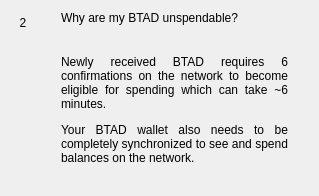
                  <widget class="QWidget" name="widgetFaq2" native="true">
                   <layout class="QHBoxLayout" name="horizontalPage2" stretch="0,1">
                    <item alignment="Qt::AlignTop">
                     <widget class="QLabel" name="labelNumber2">
                      <property name="minimumSize">
                       <size>
                        <width>24</width>
                        <height>24</height>
                       </size>
                      </property>
                      <property name="maximumSize">
                       <size>
                        <width>16777215</width>
                        <height>24</height>
                       </size>
                      </property>
                      <property name="text">
                       <string>2</string>
                      </property>
                      <property name="alignment">
                       <set>Qt::AlignCenter</set>
                      </property>
                     </widget>
                    </item>
                    <item>
                     <layout class="QVBoxLayout" name="verticalLayoutPage2">
                      <property name="spacing">
                       <number>0</number>
                      </property>
                      <property name="leftMargin">
                       <number>20</number>
                      </property>
                      <property name="rightMargin">
                       <number>20</number>
                      </property>
                      <item>
                       <widget class="QLabel" name="labelSubtitle2">
                        <property name="text">
                         <string>Why are my BTAD unspendable?</string>
                        </property>
                        <property name="wordWrap">
                         <bool>true</bool>
                        </property>
                       </widget>
                      </item>
                      <item>
                       <spacer name="verticalSpacer_20">
                        <property name="orientation">
                         <enum>Qt::Vertical</enum>
                        </property>
                        <property name="sizeType">
                         <enum>QSizePolicy::Fixed</enum>
                        </property>
                        <property name="sizeHint" stdset="0">
                         <size>
                          <width>20</width>
                          <height>30</height>
                         </size>
                        </property>
                       </spacer>
                      </item>
                      <item>
                       <widget class="QLabel" name="labelContent2">
                        <property name="text">
                         <string>
                           &lt;html&gt;&lt;head/&gt;&lt;body&gt;&lt;p align=&quot;justify&quot;&gt;
                           Newly received BTAD requires 6 confirmations on the network
                           to become eligible for spending which can take ~6 minutes.
                           &lt;/p&gt;&lt;p align=&quot;justify&quot;&gt;
                           Your BTAD wallet also needs to be completely synchronized
                           to see and spend balances on the network.
                           &lt;/p&gt;&lt;/body&gt;&lt;/html&gt;
                         </string>
                        </property>
                        <property name="alignment">
                         <set>Qt::AlignLeading|Qt::AlignLeft|Qt::AlignTop</set>
                        </property>
                        <property name="wordWrap">
                         <bool>true</bool>
                        </property>
                       </widget>
                      </item>
                      <item>
                       <spacer name="verticalSpacer_21">
                        <property name="orientation">
                         <enum>Qt::Vertical</enum>
                        </property>
                        <property name="sizeHint" stdset="0">
                         <size>
                          <width>20</width>
                          <height>20</height>
                         </size>
                        </property>
                       </spacer>
                      </item>
                     </layout>
                    </item>
                   </layout>
                  </widget>
